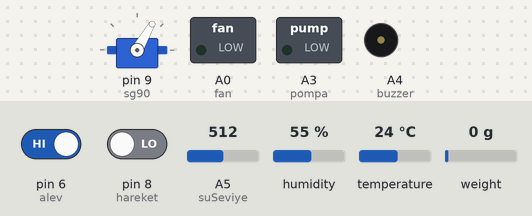
This sketch was run on a simulated Arduino Uno, built with avr-gcc and run on an emulated ATmega328P. Shown: servo, switched loads named in the sketch (green lamp = pin HIGH), buzzer (waves = sounding, pin HIGH). The test bench sets the inputs (shaded band); at power-on: temperature 24 °C, A5 (suSeviye) = 512, pin 6 (alev) HIGH, pin 8 (hareket) LOW, humidity 55 %, weight on the scale 0 g.

Above: at 2.2 s.
2.3 s: temperature set to 27 °C
At 5.5 s:
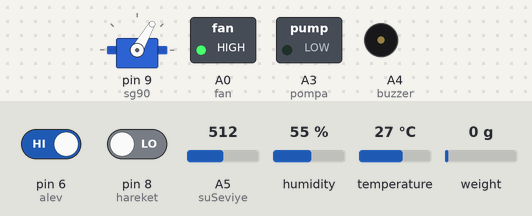
5.8 s: A5 (suSeviye) set to 104
7.7 s: A5 (suSeviye) set to 91
At 9.5 s:
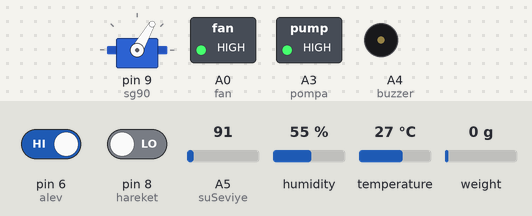
10.2 s: pin 6 (alev) driven LOW
At 12.0 s:
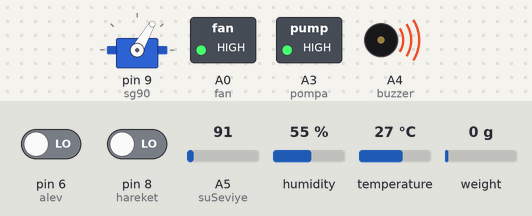
12.5 s: temperature set to 12 °C
At 14.4 s:
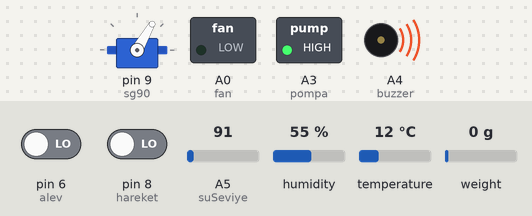
14.7 s: pin 6 (alev) driven HIGH
At 15.9 s:
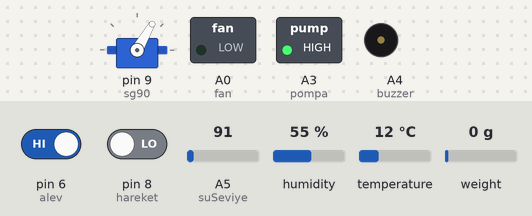
Timing chart, 0 to 17.7 s (numbered marks = the images above; inputs shaded):
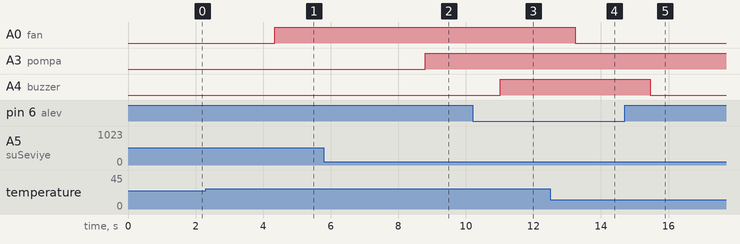

The sketch:

ArduinoWi-Fi-DHT.ino
```cpp
  #include <SoftwareSerial.h>  //NodeMCU ile bağlantı için
  #include <DHT.h>  //Sıcaklık/Nem sensörü
  #include "HX711.h" //Ağırlık sensörü
  #include <Servo.h>


  #define DHTPIN 10  //ısı/nem
  #define DHTTYPE DHT11

  #define DOUT 5  //ağırlık
  #define CLK 4

  #define fan A0
  #define pompa A3

  int hareket = 8; //Hareket sensörü input

  int alev = 6;  //Alev ve buzzer
  #define buzzer A4

  int siteFanKontrolDegeri = 0;

  int kontrolDegeri = 0;

  int suSeviye = A5; //Su seviyesi sensörü

  int zamanSayac=0;

  int servoKontrol =0;

  int alarmKontrol=0;

  SoftwareSerial ArduinoUno(3,2);  //Gönderici
  SoftwareSerial ArduinoUnoR(11,12); //Alıcı

  DHT dht(DHTPIN,DHTTYPE);
  HX711 scale;

  float calibration_factor = -8460.00; //gram için değer

  Servo sg90; //Servo motor

  void setup(){


    sg90.attach(9); //servoyu 9. ayağa bağla

    Serial.begin(9600);

    ArduinoUno.begin(4800); //Nodemcu ile konnuşması için
    ArduinoUnoR.begin(4800);

     pinMode(hareket,INPUT);

     pinMode(alev,INPUT);
     pinMode(buzzer,OUTPUT);
     pinMode(fan,OUTPUT);
     pinMode(pompa,OUTPUT);

     dht.begin();


     scale.begin(DOUT, CLK);
     scale.set_scale();
     scale.tare();
     scale.set_scale(calibration_factor);

    sg90.write(60);

    }

    void loop(){

      //Firebase ten gelenler
      float val = ArduinoUnoR.parseFloat();

      float h = dht.readHumidity(); //nem
      float t = dht.readTemperature();   //sıcaklık
      float w = scale.get_units() * (-10); //Gram için 10 la çarp
      float m;   //hareket
      float f;   //yangin
      float wl =analogRead(suSeviye); // su seviyesi sonrdan bidaha ayar yap

      //Alarm
      if(val == -2)
      {
        digitalWrite(buzzer,HIGH);
        alarmKontrol = 1;
        }
      if(val == -1)
      {
        digitalWrite(buzzer,LOW);
        alarmKontrol = 0;
        }


      //Su
      if(wl < 100 || val == -4 )
      {
          digitalWrite(pompa,HIGH);
        }
      if(wl > 250 )
      {
        digitalWrite(pompa,LOW);
        }

      //Ağırlık ve servo kontrol
      if(w < 50 || val == -6 )
      {
          sg90.write(60);
        }
      if(w > 200 )
      {
        sg90.write(0);
        }


      //Sıcaklık kontrol
      if(t>25)
      {
        digitalWrite(fan,HIGH);
        }
      if(t<25 && kontrolDegeri == 0)
      {
        digitalWrite(fan,LOW);

        }

      if(val>1000)
      {

        val = val -1000;
        Serial.print(val);
        if(val >= t){siteFanKontrolDegeri = 0; kontrolDegeri = 0; ;}
        if(val < t && siteFanKontrolDegeri == 0){

        digitalWrite(fan,HIGH);
        kontrolDegeri == 1;
        siteFanKontrolDegeri == 1;
        }
        }


      if(digitalRead(hareket)==HIGH){m = 5;}  //Hareket kontrolü
      else{m=4;}
      Serial.print('\n');
      if(digitalRead(alev)==LOW && alarmKontrol == 0){f=7; digitalWrite(buzzer,HIGH);}
      if(digitalRead(alev)==HIGH && alarmKontrol == 0){digitalWrite(buzzer,LOW); f=6;}

      if(w<0){w = 0;}
      if(w>999){w=999;}
      if(t>99){t=99;}

      if(wl<240){wl=240;} //Su seviyesi
      if(wl>340){wl=340;}

      h=h+100;
      w=w+1000;
      m = m*(-1);
      f = f*(-1);
      wl=wl*(-1);

      zamanSayac++;

     if(zamanSayac==20){
      ArduinoUno.print(t);
      ArduinoUno.println("\n");
      ArduinoUno.print(h);
      ArduinoUno.println("\n");
      ArduinoUno.print(w);
      ArduinoUno.println("\n");
      ArduinoUno.print(m);
      ArduinoUno.println("\n");
      ArduinoUno.print(f);
      ArduinoUno.println("\n");
      ArduinoUno.print(wl);
      ArduinoUno.println("\n");
      zamanSayac = 0;
      }

      }
```

Measured:
- the behaviour switches between 25 and 26 °C on temperature (found by bisection; images 0 and 1)
- the behaviour switches between 100 and 99 on A5 (suSeviye) (found by bisection; images 1 and 2)
- after the input at 2.3 s, A0 (fan): LOW → HIGH after 2.0 s
- after the input at 5.8 s, every drawn part: stays the same
- after the input at 7.7 s, A3 (pompa): LOW → HIGH after 1.1 s
- after the input at 10.2 s, A4 (buzzer): LOW → HIGH after 0.81 s
- after the input at 12.5 s, A0 (fan): HIGH → LOW after 0.74 s
- after the input at 14.7 s, A4 (buzzer): HIGH → LOW after 0.76 s
